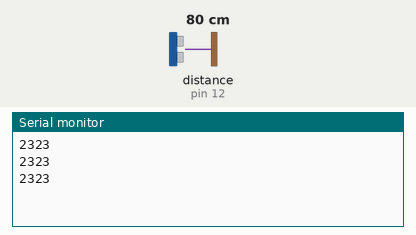
This sketch was run on a simulated Arduino Uno, built with avr-gcc and run on an emulated ATmega328P. Parts: the last lines printed to the serial monitor. Wiring (inferred from the names in the program): ultrasonic range finder: trigger pin 13; echo pin 12. The inputs (shaded band) are chosen by the test bench; at power-on: distance to the obstacle (sensor on pin 12) 80 cm. The echo pulse lasts 58.3 µs per cm.

Above: at 1.3 s.
1.4 s: distance to the obstacle (sensor on pin 12) set to 2 cm
At 1.9 s:
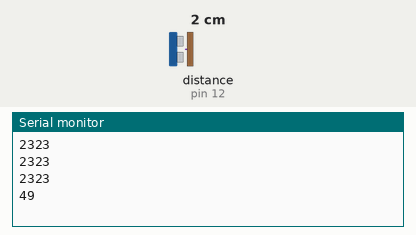
2.9 s: distance to the obstacle (sensor on pin 12) set to 4 cm
At 3.4 s:
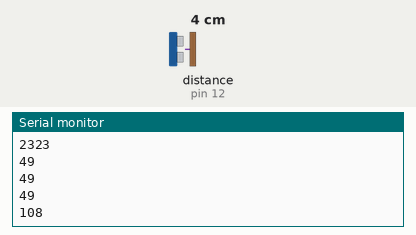
Timing chart, 0 to 5.9 s (numbered marks = the images above; inputs shaded):
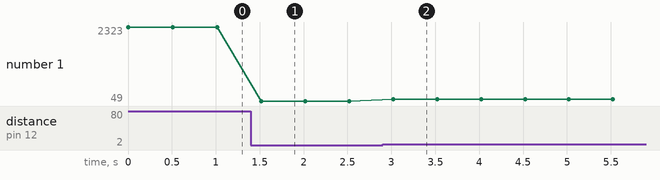

The sketch:

VELOCIDADE_DO_SOM.ino
```cpp
/*/ CRIADO POR: CAMILA FERNANDES CARDOZO, UNISINOS.
   DATA: 2017/2
*/


#define Echo 12 //denomina a porta digital 12 de Echo
#define Trig 13 //denomina a porta digital 13 de Trig
unsigned long t;  // declara t e tempo como unsigned long
int x = 0; //declara d como uma float

void setup() {  // bloco para ações que serão executas somente uma vez, na inicialização do programa.
  Serial.begin(9600); // inicializa a comunicação serial com a placa Arduino numa velocidade de 9600 bits/s
  pinMode(Trig, OUTPUT); //define o pino Trig como uma saída de dados
  pinMode(Echo, INPUT); // define o pino Echo como uma entrada de dados
}
void loop() { // bloco para as ações que serão executadas repetidas vezes após a inicialização do programa
  x++;
  digitalWrite(Trig, LOW);  //coloca o pino Trig no estado 0
  delayMicroseconds(2); //espera 2 microssegundos
  digitalWrite(Trig,  HIGH); //coloca a porta digital Trig no estado 1
  delayMicroseconds(10); // espera 10 microssegundos
  digitalWrite(Trig, LOW); // retorna o pino Trig para 0
  t = pulseIn(Echo, HIGH); // coleta o tempo em que o pino Echo esteve no estado 1, em microssegundos
  Serial.println(t / 2); // escreve no monitor serial o valor guardado em time
  if (x >= 50) {
    Serial.println("50 COLETAS");
    x = 0;
  }
  delay(500); // aguarda 1000 milissegundos e recomeça o void loop
}
```

Measured:
- after the input at 1.4 s, the serial monitor: prints a new line after 0.12 s (image 1)
- after the input at 2.9 s, the serial monitor: prints a new line after 0.12 s (image 2)
- plotted number 1: 2323 → 49 after the input at 1.4 s, 49 → 107 after the input at 2.9 s
